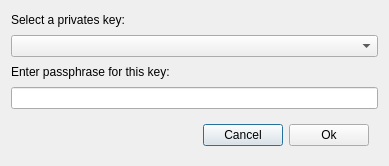
<?xml version="1.0" encoding="UTF-8"?>
<ui version="4.0">
 <class>Selectsignkey</class>
 <widget class="QDialog" name="Selectsignkey">
  <property name="windowModality">
   <enum>Qt::WindowModal</enum>
  </property>
  <property name="geometry">
   <rect>
    <x>0</x>
    <y>0</y>
    <width>389</width>
    <height>166</height>
   </rect>
  </property>
  <property name="windowTitle">
   <string>Sélectionnez clé privée</string>
  </property>
  <layout class="QVBoxLayout" name="verticalLayout">
   <item>
    <widget class="QLabel" name="label">
     <property name="text">
      <string>Select a privates key:</string>
     </property>
     <property name="alignment">
      <set>Qt::AlignLeading|Qt::AlignLeft|Qt::AlignVCenter</set>
     </property>
    </widget>
   </item>
   <item>
    <widget class="QComboBox" name="comboBox"/>
   </item>
   <item>
    <widget class="QLabel" name="label_2">
     <property name="text">
      <string>Enter passphrase for this key:</string>
     </property>
    </widget>
   </item>
   <item>
    <widget class="QLineEdit" name="editKey">
     <property name="enabled">
      <bool>true</bool>
     </property>
     <property name="text">
      <string/>
     </property>
     <property name="frame">
      <bool>true</bool>
     </property>
     <property name="alignment">
      <set>Qt::AlignCenter</set>
     </property>
     <property name="clearButtonEnabled" stdset="0">
      <bool>false</bool>
     </property>
    </widget>
   </item>
   <item>
    <widget class="QFrame" name="frame">
     <property name="frameShape">
      <enum>QFrame::NoFrame</enum>
     </property>
     <property name="frameShadow">
      <enum>QFrame::Raised</enum>
     </property>
     <layout class="QHBoxLayout" name="horizontalLayout">
      <item>
       <spacer name="horizontalSpacer">
        <property name="orientation">
         <enum>Qt::Horizontal</enum>
        </property>
        <property name="sizeHint" stdset="0">
         <size>
          <width>40</width>
          <height>20</height>
         </size>
        </property>
       </spacer>
      </item>
      <item>
       <widget class="QPushButton" name="cancelButton">
        <property name="text">
         <string>Cancel</string>
        </property>
       </widget>
      </item>
      <item>
       <widget class="QPushButton" name="okButton">
        <property name="text">
         <string>Ok</string>
        </property>
       </widget>
      </item>
     </layout>
    </widget>
   </item>
  </layout>
 </widget>
 <resources/>
 <connections>
  <connection>
   <sender>okButton</sender>
   <signal>clicked()</signal>
   <receiver>Selectsignkey</receiver>
   <slot>accept()</slot>
   <hints>
    <hint type="sourcelabel">
     <x>400</x>
     <y>217</y>
    </hint>
    <hint type="destinationlabel">
     <x>229</x>
     <y>123</y>
    </hint>
   </hints>
  </connection>
  <connection>
   <sender>cancelButton</sender>
   <signal>clicked()</signal>
   <receiver>Selectsignkey</receiver>
   <slot>reject()</slot>
   <hints>
    <hint type="sourcelabel">
     <x>314</x>
     <y>217</y>
    </hint>
    <hint type="destinationlabel">
     <x>229</x>
     <y>123</y>
    </hint>
   </hints>
  </connection>
 </connections>
</ui>
